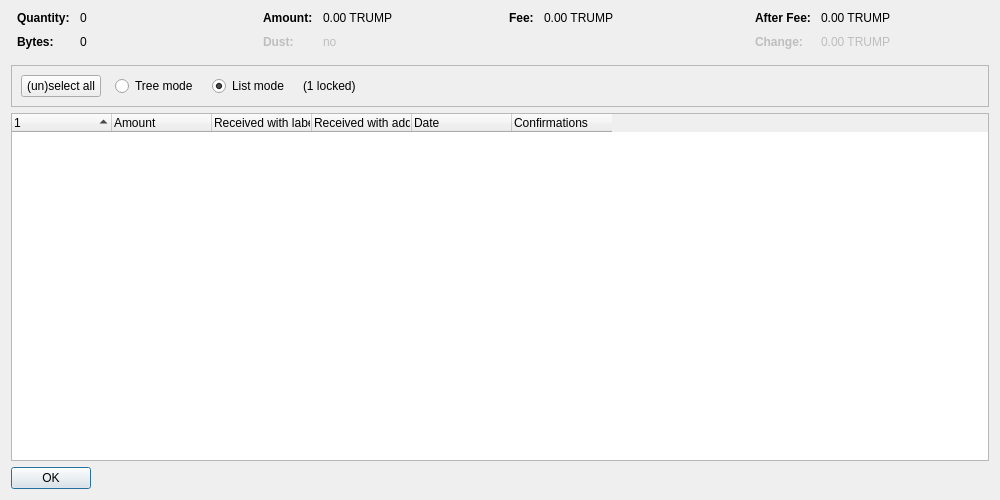
<?xml version="1.0" encoding="UTF-8"?>
<ui version="4.0">
 <class>CoinControlDialog</class>
 <widget class="QDialog" name="CoinControlDialog">
  <property name="geometry">
   <rect>
    <x>0</x>
    <y>0</y>
    <width>1000</width>
    <height>500</height>
   </rect>
  </property>
  <property name="windowTitle">
   <string>Coin Selection</string>
  </property>
  <layout class="QVBoxLayout" name="verticalLayout">
   <item>
    <layout class="QHBoxLayout" name="horizontalLayoutTop" stretch="0,0,0,0">
     <property name="topMargin">
      <number>0</number>
     </property>
     <property name="bottomMargin">
      <number>10</number>
     </property>
     <item>
      <layout class="QFormLayout" name="formLayoutCoinControl1">
       <property name="horizontalSpacing">
        <number>10</number>
       </property>
       <property name="verticalSpacing">
        <number>10</number>
       </property>
       <property name="leftMargin">
        <number>6</number>
       </property>
       <property name="rightMargin">
        <number>6</number>
       </property>
       <item row="0" column="0">
        <widget class="QLabel" name="labelCoinControlQuantityText">
         <property name="font">
          <font>
           <weight>75</weight>
           <bold>true</bold>
          </font>
         </property>
         <property name="text">
          <string>Quantity:</string>
         </property>
        </widget>
       </item>
       <item row="0" column="1">
        <widget class="QLabel" name="labelCoinControlQuantity">
         <property name="cursor">
          <cursorShape>IBeamCursor</cursorShape>
         </property>
         <property name="contextMenuPolicy">
          <enum>Qt::ActionsContextMenu</enum>
         </property>
         <property name="text">
          <string notr="true">0</string>
         </property>
         <property name="textInteractionFlags">
          <set>Qt::LinksAccessibleByMouse|Qt::TextSelectableByKeyboard|Qt::TextSelectableByMouse</set>
         </property>
        </widget>
       </item>
       <item row="1" column="0">
        <widget class="QLabel" name="labelCoinControlBytesText">
         <property name="font">
          <font>
           <weight>75</weight>
           <bold>true</bold>
          </font>
         </property>
         <property name="text">
          <string>Bytes:</string>
         </property>
        </widget>
       </item>
       <item row="1" column="1">
        <widget class="QLabel" name="labelCoinControlBytes">
         <property name="cursor">
          <cursorShape>IBeamCursor</cursorShape>
         </property>
         <property name="contextMenuPolicy">
          <enum>Qt::ActionsContextMenu</enum>
         </property>
         <property name="text">
          <string notr="true">0</string>
         </property>
         <property name="textInteractionFlags">
          <set>Qt::LinksAccessibleByMouse|Qt::TextSelectableByKeyboard|Qt::TextSelectableByMouse</set>
         </property>
        </widget>
       </item>
      </layout>
     </item>
     <item>
      <layout class="QFormLayout" name="formLayoutCoinControl2">
       <property name="horizontalSpacing">
        <number>10</number>
       </property>
       <property name="verticalSpacing">
        <number>10</number>
       </property>
       <property name="leftMargin">
        <number>6</number>
       </property>
       <property name="rightMargin">
        <number>6</number>
       </property>
       <item row="0" column="0">
        <widget class="QLabel" name="labelCoinControlAmountText">
         <property name="font">
          <font>
           <weight>75</weight>
           <bold>true</bold>
          </font>
         </property>
         <property name="text">
          <string>Amount:</string>
         </property>
        </widget>
       </item>
       <item row="0" column="1">
        <widget class="QLabel" name="labelCoinControlAmount">
         <property name="cursor">
          <cursorShape>IBeamCursor</cursorShape>
         </property>
         <property name="contextMenuPolicy">
          <enum>Qt::ActionsContextMenu</enum>
         </property>
         <property name="text">
          <string notr="true">0.00 TRUMP</string>
         </property>
         <property name="textInteractionFlags">
          <set>Qt::LinksAccessibleByMouse|Qt::TextSelectableByKeyboard|Qt::TextSelectableByMouse</set>
         </property>
        </widget>
       </item>
       <item row="1" column="0">
        <widget class="QLabel" name="labelCoinControlLowOutputText">
         <property name="enabled">
          <bool>false</bool>
         </property>
         <property name="font">
          <font>
           <weight>75</weight>
           <bold>true</bold>
          </font>
         </property>
         <property name="text">
          <string>Dust:</string>
         </property>
        </widget>
       </item>
       <item row="1" column="1">
        <widget class="QLabel" name="labelCoinControlLowOutput">
         <property name="enabled">
          <bool>false</bool>
         </property>
         <property name="cursor">
          <cursorShape>IBeamCursor</cursorShape>
         </property>
         <property name="contextMenuPolicy">
          <enum>Qt::ActionsContextMenu</enum>
         </property>
         <property name="text">
          <string notr="true">no</string>
         </property>
         <property name="textInteractionFlags">
          <set>Qt::LinksAccessibleByMouse|Qt::TextSelectableByKeyboard|Qt::TextSelectableByMouse</set>
         </property>
        </widget>
       </item>
      </layout>
     </item>
     <item>
      <layout class="QFormLayout" name="formLayoutCoinControl3">
       <property name="horizontalSpacing">
        <number>10</number>
       </property>
       <property name="verticalSpacing">
        <number>10</number>
       </property>
       <property name="leftMargin">
        <number>6</number>
       </property>
       <property name="rightMargin">
        <number>6</number>
       </property>
       <item row="0" column="0">
        <widget class="QLabel" name="labelCoinControlFeeText">
         <property name="font">
          <font>
           <weight>75</weight>
           <bold>true</bold>
          </font>
         </property>
         <property name="text">
          <string>Fee:</string>
         </property>
        </widget>
       </item>
       <item row="0" column="1">
        <widget class="QLabel" name="labelCoinControlFee">
         <property name="cursor">
          <cursorShape>IBeamCursor</cursorShape>
         </property>
         <property name="contextMenuPolicy">
          <enum>Qt::ActionsContextMenu</enum>
         </property>
         <property name="text">
          <string notr="true">0.00 TRUMP</string>
         </property>
         <property name="textInteractionFlags">
          <set>Qt::LinksAccessibleByMouse|Qt::TextSelectableByKeyboard|Qt::TextSelectableByMouse</set>
         </property>
        </widget>
       </item>
      </layout>
     </item>
     <item>
      <layout class="QFormLayout" name="formLayoutCoinControl4">
       <property name="horizontalSpacing">
        <number>10</number>
       </property>
       <property name="verticalSpacing">
        <number>10</number>
       </property>
       <property name="leftMargin">
        <number>6</number>
       </property>
       <property name="rightMargin">
        <number>6</number>
       </property>
       <item row="0" column="0">
        <widget class="QLabel" name="labelCoinControlAfterFeeText">
         <property name="font">
          <font>
           <weight>75</weight>
           <bold>true</bold>
          </font>
         </property>
         <property name="text">
          <string>After Fee:</string>
         </property>
        </widget>
       </item>
       <item row="0" column="1">
        <widget class="QLabel" name="labelCoinControlAfterFee">
         <property name="cursor">
          <cursorShape>IBeamCursor</cursorShape>
         </property>
         <property name="contextMenuPolicy">
          <enum>Qt::ActionsContextMenu</enum>
         </property>
         <property name="text">
          <string notr="true">0.00 TRUMP</string>
         </property>
         <property name="textInteractionFlags">
          <set>Qt::LinksAccessibleByMouse|Qt::TextSelectableByKeyboard|Qt::TextSelectableByMouse</set>
         </property>
        </widget>
       </item>
       <item row="1" column="0">
        <widget class="QLabel" name="labelCoinControlChangeText">
         <property name="enabled">
          <bool>false</bool>
         </property>
         <property name="font">
          <font>
           <weight>75</weight>
           <bold>true</bold>
          </font>
         </property>
         <property name="text">
          <string>Change:</string>
         </property>
        </widget>
       </item>
       <item row="1" column="1">
        <widget class="QLabel" name="labelCoinControlChange">
         <property name="enabled">
          <bool>false</bool>
         </property>
         <property name="cursor">
          <cursorShape>IBeamCursor</cursorShape>
         </property>
         <property name="contextMenuPolicy">
          <enum>Qt::ActionsContextMenu</enum>
         </property>
         <property name="text">
          <string notr="true">0.00 TRUMP</string>
         </property>
         <property name="textInteractionFlags">
          <set>Qt::LinksAccessibleByMouse|Qt::TextSelectableByKeyboard|Qt::TextSelectableByMouse</set>
         </property>
        </widget>
       </item>
      </layout>
     </item>
    </layout>
   </item>
   <item>
    <widget class="QFrame" name="frame">
     <property name="minimumSize">
      <size>
       <width>0</width>
       <height>40</height>
      </size>
     </property>
     <property name="frameShape">
      <enum>QFrame::StyledPanel</enum>
     </property>
     <property name="frameShadow">
      <enum>QFrame::Sunken</enum>
     </property>
     <layout class="QHBoxLayout" name="horizontalLayout">
      <item>
       <layout class="QHBoxLayout" name="horizontalLayoutPanel" stretch="0,0,0,0,0">
        <property name="spacing">
         <number>14</number>
        </property>
        <item>
         <widget class="QPushButton" name="pushButtonSelectAll">
          <property name="sizePolicy">
           <sizepolicy hsizetype="Maximum" vsizetype="Fixed">
            <horstretch>0</horstretch>
            <verstretch>0</verstretch>
           </sizepolicy>
          </property>
          <property name="text">
           <string>(un)select all</string>
          </property>
          <property name="autoDefault">
           <bool>false</bool>
          </property>
         </widget>
        </item>
        <item>
         <widget class="QRadioButton" name="radioTreeMode">
          <property name="sizePolicy">
           <sizepolicy hsizetype="Maximum" vsizetype="Fixed">
            <horstretch>0</horstretch>
            <verstretch>0</verstretch>
           </sizepolicy>
          </property>
          <property name="text">
           <string>Tree mode</string>
          </property>
         </widget>
        </item>
        <item>
         <widget class="QRadioButton" name="radioListMode">
          <property name="sizePolicy">
           <sizepolicy hsizetype="Maximum" vsizetype="Fixed">
            <horstretch>0</horstretch>
            <verstretch>0</verstretch>
           </sizepolicy>
          </property>
          <property name="text">
           <string>List mode</string>
          </property>
          <property name="checked">
           <bool>true</bool>
          </property>
         </widget>
        </item>
        <item>
         <widget class="QLabel" name="labelLocked">
          <property name="text">
           <string notr="true">(1 locked)</string>
          </property>
         </widget>
        </item>
        <item>
         <spacer name="horizontalSpacer">
          <property name="orientation">
           <enum>Qt::Horizontal</enum>
          </property>
          <property name="sizeHint" stdset="0">
           <size>
            <width>40</width>
            <height>20</height>
           </size>
          </property>
         </spacer>
        </item>
       </layout>
      </item>
     </layout>
    </widget>
   </item>
   <item>
    <widget class="CoinControlTreeWidget" name="treeWidget">
     <property name="contextMenuPolicy">
      <enum>Qt::CustomContextMenu</enum>
     </property>
     <property name="sortingEnabled">
      <bool>false</bool>
     </property>
     <property name="columnCount">
      <number>6</number>
     </property>
     <attribute name="headerShowSortIndicator" stdset="0">
      <bool>true</bool>
     </attribute>
     <attribute name="headerStretchLastSection">
      <bool>false</bool>
     </attribute>
     <column>
      <property name="text">
       <string/>
      </property>
     </column>
     <column>
      <property name="text">
       <string>Amount</string>
      </property>
     </column>
     <column>
      <property name="text">
       <string>Received with label</string>
      </property>
     </column>
     <column>
      <property name="text">
       <string>Received with address</string>
      </property>
     </column>
     <column>
      <property name="text">
       <string>Date</string>
      </property>
     </column>
     <column>
      <property name="text">
       <string>Confirmations</string>
      </property>
      <property name="toolTip">
       <string>Confirmed</string>
      </property>
     </column>
     <column>
      <property name="text">
       <string/>
      </property>
     </column>
     <column>
      <property name="text">
       <string/>
      </property>
     </column>
     <column>
      <property name="text">
       <string/>
      </property>
     </column>
     <column>
      <property name="text">
       <string/>
      </property>
     </column>
    </widget>
   </item>
   <item>
    <widget class="QDialogButtonBox" name="buttonBox">
     <property name="sizePolicy">
      <sizepolicy hsizetype="Maximum" vsizetype="Fixed">
       <horstretch>0</horstretch>
       <verstretch>0</verstretch>
      </sizepolicy>
     </property>
     <property name="orientation">
      <enum>Qt::Horizontal</enum>
     </property>
     <property name="standardButtons">
      <set>QDialogButtonBox::Ok</set>
     </property>
    </widget>
   </item>
  </layout>
 </widget>
 <customwidgets>
  <customwidget>
   <class>CoinControlTreeWidget</class>
   <extends>QTreeWidget</extends>
   <header>qt/coincontroltreewidget.h</header>
  </customwidget>
 </customwidgets>
 <resources/>
 <connections/>
</ui>
